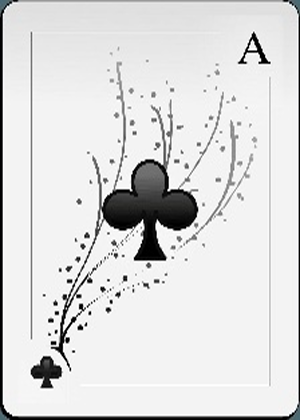
#> input picture Practica 3/reconocimiento_cartas/plantillas/revision/ace-of-clubs_3.png, 300 x 420 px, given as the content of the folder plantillas/valores, which was not available
$ python main.py --imagen plantillas/revision/ace-of-clubs_3.png
#> lines starting #> are read from the running program, lines starting #| are printed output that depends on the picture; after the words box and inside, x2 and y2 are one past the last pixel; in counts of white or black regions, pixels touching at a corner belong together
### Practica 3/reconocimiento_cartas/cartas.py
import glob
import os
import unicodedata
from dataclasses import dataclass
from typing import Dict, List, Optional, Tuple

import cv2
import numpy as np


ANCHO_CARTA, ALTO_CARTA = 300, 420
LADO_MAX_DETECCION = 1000
AREA_MIN_REL, AREA_MAX_REL = 0.004, 0.92
PROPORCION_CARTA = (1.0, 2.6)
PROPORCION_VISIBLE = (1.05, 2.20)
SATURACION_MAX_BLANCO = 80


EXTENSIONES_IMAGEN = (".jpg", ".jpeg", ".png", ".bmp", ".webp")
CONFIANZA_SUFICIENTE = 0.75
ANGULOS_TOLERANCIA = (-10, -5, 5, 10)
FRACCIONES_SEMILLA = (0.5, 0.65, 0.8)

REGIONES = [
    ((0.015, 0.20), (0.015, 0.30)),
    ((0.01, 0.27), (0.01, 0.36)),
    ((0.01, 0.15), (0.01, 0.27)),
    ((0.005, 0.25), (0.005, 0.34)),
    ((0.005, 0.30), (0.005, 0.40)),
]


ROI = ((0.01, 0.25), (0.01, 0.32))

TAM_VALOR = (50, 70)
TAM_PALO = (50, 50)

UMBRAL_VALOR = 0.45
UMBRAL_PALO = 0.45
PENALIZACION_COLOR = 0.12
SOLAPE_DUPLICADO = 0.5

METODOS = ("auto", "umbral", "blanco", "bordes")
PALOS = {
    "espadas": "Espadas",
    "corazones": "Corazones",
    "diamantes": "Diamantes",
    "treboles": "Tréboles",
}
PALOS_ROJOS = {"corazones", "diamantes"}
PALOS_NEGROS = {"espadas", "treboles"}


@dataclass
class Resultado:
    valor: str
    palo: str
    score_valor: float
    score_palo: float

    @property
    def valida(self) -> bool:
        return self.score_valor >= UMBRAL_VALOR and self.score_palo >= UMBRAL_PALO

    @property
    def nombre(self) -> str:
        return f"{self.valor} de {PALOS[self.palo]}"

    @property
    def clave(self) -> str:
        return f"{self.valor}-{self.palo}"


@dataclass
class Indice:
    img_valor: np.ndarray
    img_palo: np.ndarray
    rojo: bool
    roi: Tuple[int, int, int, int]
    binaria: np.ndarray


@dataclass
class Deteccion:
    cuad: np.ndarray
    carta: np.ndarray
    resultado: Optional[Resultado]


@dataclass
class Plantillas:
    valores: Dict[str, List[np.ndarray]]
    palos: Dict[str, List[np.ndarray]]


def sin_acentos(texto: str) -> str:
    return unicodedata.normalize("NFKD", texto).encode("ascii", "ignore").decode("ascii")


def normalizar_palo(texto: str) -> str:
    return sin_acentos(texto.strip().lower())


def _longitudes_lados(cuad) -> Tuple[float, ...]:
    p = np.asarray(cuad, dtype=np.float32).reshape(4, 2)
    return tuple(float(np.linalg.norm(p[(i + 1) % 4] - p[i])) for i in range(4))


# [16 lines left out: functions _proporcion, ordenar_vertices, not called in this run]


def _mascara(img: np.ndarray, metodo: str) -> np.ndarray:
    kernel = cv2.getStructuringElement(cv2.MORPH_ELLIPSE, (5, 5))

    if metodo == "umbral":
        gris = cv2.GaussianBlur(cv2.cvtColor(img, cv2.COLOR_BGR2GRAY), (5, 5), 0)
        _, mask = cv2.threshold(gris, 0, 255, cv2.THRESH_BINARY | cv2.THRESH_OTSU)

    elif metodo == "blanco":
        hsv = cv2.cvtColor(cv2.GaussianBlur(img, (5, 5), 0), cv2.COLOR_BGR2HSV)
        _, sat, val = cv2.split(hsv)
        umbral_v, _ = cv2.threshold(val, 0, 255, cv2.THRESH_BINARY | cv2.THRESH_OTSU)
        mask = ((val >= 0.85 * umbral_v) & (sat <= SATURACION_MAX_BLANCO)).astype(np.uint8) * 255

    elif metodo == "bordes":
        gris = cv2.GaussianBlur(cv2.cvtColor(img, cv2.COLOR_BGR2GRAY), (5, 5), 0)
        bordes = cv2.Canny(gris, 50, 150)
        mask = cv2.dilate(bordes, kernel, iterations=2)
        mask = cv2.morphologyEx(mask, cv2.MORPH_CLOSE, kernel, iterations=3)
        conts, _ = cv2.findContours(mask, cv2.RETR_EXTERNAL, cv2.CHAIN_APPROX_SIMPLE)
        mask = np.zeros_like(mask)
        if conts:
            cv2.drawContours(mask, conts, -1, 255, cv2.FILLED)
        return cv2.erode(mask, kernel, iterations=2)

    else:
        raise ValueError(f"Método '{metodo}' no válido. Opciones: {', '.join(METODOS)}")

    mask = cv2.morphologyEx(mask, cv2.MORPH_CLOSE, kernel, iterations=2)
    return cv2.morphologyEx(mask, cv2.MORPH_OPEN, kernel, iterations=2)


# [27 lines left out: functions _cuadrilatero, _cuadrilatero_valido, not called in this run]


def _cuadrilateros(mask: np.ndarray) -> List[np.ndarray]:
    alto, ancho = mask.shape[:2]
    area_img = alto * ancho
    conts, _ = cv2.findContours(mask, cv2.RETR_EXTERNAL, cv2.CHAIN_APPROX_SIMPLE)
    cuads = []
    for c in conts:
        area = cv2.contourArea(c)
        if not (AREA_MIN_REL * area_img <= area <= AREA_MAX_REL * area_img):
            continue
        cuad = _cuadrilatero_valido(c, area_img)
        if cuad is not None:
            cuads.append(cuad)
    return cuads


def detectar_cartas(img: np.ndarray, metodo: str = "auto") -> Tuple[List[np.ndarray], np.ndarray]:
    if img is None or not isinstance(img, np.ndarray) or img.size == 0:
        raise ValueError("La imagen de entrada está vacía o no es válida.")
    if img.ndim != 3 or img.shape[2] != 3:
        raise ValueError("La imagen debe ser BGR de 3 canales.")
    if metodo not in METODOS:
        raise ValueError(f"Método '{metodo}' no válido.")

    alto, ancho = img.shape[:2]
    escala = min(1.0, LADO_MAX_DETECCION / float(max(alto, ancho)))
    chica = cv2.resize(img, None, fx=escala, fy=escala, interpolation=cv2.INTER_AREA) if escala < 1.0 else img

    metodos = ("umbral", "blanco", "bordes") if metodo == "auto" else (metodo,)
    candidatos: List[np.ndarray] = []
    combinada = None

    for m in metodos:
        mask = _mascara(chica, m)
        combinada = mask.copy() if combinada is None else cv2.bitwise_or(combinada, mask)
        candidatos.extend(_cuadrilateros(mask))

    if escala < 1.0:
        candidatos = [c / escala for c in candidatos]

    return candidatos, combinada


# [52 lines left out: functions rectificar, _segmentar_valor_palo, not called in this run]


def _normalizar(binaria: np.ndarray, caja, tam) -> np.ndarray:
    x, y, w, h = caja
    return cv2.resize(binaria[y:y + h, x:x + w], tam, interpolation=cv2.INTER_AREA)


# [36 lines left out: functions _es_rojo, _indices, not called in this run]


def extraer_indice(carta: np.ndarray) -> Optional[Indice]:
    return next(_indices(carta), None)


def cargar_plantillas(carpeta: str = "plantillas") -> Plantillas:
    datos = {}
    for nombre, tam in (("valores", TAM_VALOR), ("palos", TAM_PALO)):
        grupo: Dict[str, List[np.ndarray]] = {}
        for ruta in sorted(glob.glob(os.path.join(carpeta, nombre, "*.png"))):
            img = cv2.imread(ruta, cv2.IMREAD_GRAYSCALE)
            if img is None:
                continue
            etiqueta = os.path.basename(ruta).split("_")[0]
            grupo.setdefault(etiqueta, []).append(cv2.resize(img, tam, interpolation=cv2.INTER_AREA))
        datos[nombre] = grupo
    if not datos["valores"] or not datos["palos"]:
        raise FileNotFoundError(f"No hay plantillas en '{carpeta}'.")
    return Plantillas(datos["valores"], datos["palos"])


# [28 lines left out: functions _correlaciones, _clasificar_indice, not called in this run]


def _confianza(res: Optional[Resultado]) -> float:
    return -1.0 if res is None else res.score_valor + res.score_palo


# [32 lines left out: functions _leer_carta, _evaluar, _solape, not called in this run]


def procesar_imagen(
    img: np.ndarray, plantillas: Plantillas, metodo: str = "auto"
) -> Tuple[List[Deteccion], np.ndarray]:
    candidatos, mascara = detectar_cartas(img, metodo)
    evaluadas = [_evaluar(img, c, plantillas) for c in candidatos]

    # [4 lines left out: function prioridad, not called in this run]

    finales: List[Deteccion] = []
    for det in sorted(evaluadas, key=prioridad):
        if any(_solape(det.cuad, e.cuad) > SOLAPE_DUPLICADO for e in finales):
            continue

        valida = det.resultado is not None and det.resultado.valida
        if not valida and not (PROPORCION_VISIBLE[0] <= _proporcion(det.cuad) <= PROPORCION_VISIBLE[1]):
            continue

        finales.append(det)

    alto = img.shape[0]
    finales.sort(key=lambda d: (int(d.cuad[:, 1].mean() // (0.25 * alto)), d.cuad[:, 0].mean()))
    return finales, mascara


# [7 lines left out: function _texto_con_borde, not called in this run]


def dibujar(img: np.ndarray, detecciones: List[Deteccion]) -> np.ndarray:
    salida = img.copy()
    for det in detecciones:
        pts = det.cuad.astype(np.int32)
        lado = min(
            np.linalg.norm(det.cuad[1] - det.cuad[0]),
            np.linalg.norm(det.cuad[2] - det.cuad[1]),
        )
        escala = float(np.clip(lado / 330.0, 0.4, 2.0))
        valida = det.resultado is not None and det.resultado.valida
        color = (0, 220, 0) if valida else (0, 0, 255)
        cv2.polylines(salida, [pts], True, color, max(2, int(round(3 * escala))), cv2.LINE_AA)
        texto = sin_acentos(det.resultado.nombre) if valida else "?"
        _texto_con_borde(salida, texto, det.cuad.mean(axis=0), escala, (0, 255, 255))
    return salida


# [33 lines left out: functions _pegar, vista_debug, not called in this run]

### Practica 3/reconocimiento_cartas/main.py
import argparse
import glob
import os
import sys
import time

import cv2

import cartas as ct


def mostrar(titulo, img):
    alto, ancho = img.shape[:2]
    k = min(1.0, 1200 / ancho, 760 / alto)
    if k < 1:
        img = cv2.resize(img, None, fx=k, fy=k, interpolation=cv2.INTER_AREA)
    cv2.imshow(titulo, img)
    return cv2.waitKey(0) & 0xFF


def procesar_archivo(ruta, plantillas, args):
    img = cv2.imread(ruta)
    if img is None:
        print(f"[!] No se pudo leer: {ruta}")
        return None

    t0 = time.perf_counter()
    detecciones, mascara = ct.procesar_imagen(img, plantillas, args.metodo)
    ms = (time.perf_counter() - t0) * 1000

    salida = ct.dibujar(img, detecciones)
    nombre = os.path.splitext(os.path.basename(ruta))[0]
    print(f"\n{os.path.basename(ruta)}  ->  {len(detecciones)} carta(s) detectada(s)  ({ms:.0f} ms)")
    for i, d in enumerate(detecciones, 1):
        r = d.resultado
        if r is not None and r.valida:
            print(f"  {i}. {r.nombre:<20} (valor {r.score_valor:.2f} | palo {r.score_palo:.2f})")
        elif r is not None:
            print(f"  {i}. Carta no reconocida (mejor lectura: {r.nombre}, "
                  f"valor {r.score_valor:.2f} | palo {r.score_palo:.2f})")
        else:
            print(f"  {i}. Carta no reconocida (no se pudo separar valor y palo de la esquina)")
    if not detecciones:
        print("  No se encontró ningún contorno con forma de carta. Prueba --metodo blanco o --metodo bordes,"
              " o usa --debug y revisa la máscara.")

    os.makedirs(args.salida, exist_ok=True)
    cv2.imwrite(os.path.join(args.salida, f"{nombre}_resultado.jpg"), salida)
    if args.debug:
        candidatos, _ = ct.detectar_cartas(img, args.metodo)
        vista = img.copy()
        for c in candidatos:
            cv2.polylines(vista, [c.astype("int32")], True, (0, 255, 255), max(2, img.shape[1] // 400), cv2.LINE_AA)
        cv2.imwrite(os.path.join(args.salida, f"{nombre}_candidatos.jpg"), vista)
        cv2.imwrite(os.path.join(args.salida, f"{nombre}_mascara.png"), mascara)
        cv2.imwrite(os.path.join(args.salida, f"{nombre}_debug.png"), ct.vista_debug(detecciones))
    return salida


def main():
    ap = argparse.ArgumentParser(
        description="Reconocimiento automático de cartas de baraja en imágenes (OpenCV).")
    fuente = ap.add_mutually_exclusive_group(required=True)
    fuente.add_argument("--imagen", help="ruta de una imagen")
    fuente.add_argument("--carpeta", help="carpeta con imágenes")
    ap.add_argument("--plantillas", default="plantillas", help="carpeta de plantillas (default: plantillas)")
    ap.add_argument("--salida", default="resultados", help="carpeta de salida (default: resultados)")
    ap.add_argument("--metodo", default="auto", choices=ct.METODOS,
                    help="detección de cartas: umbral (gris), blanco (HSV), bordes (Canny) o auto (las tres)")
    ap.add_argument("--umbral", type=float, default=None,
                    help="correlación mínima (0-1) para aceptar valor y palo (default: 0.45)")
    ap.add_argument("--debug", action="store_true",
                    help="guarda candidatos, máscara y recortes de la esquina")
    ap.add_argument("--sin-ventana", action="store_true", help="no abrir ventanas (solo guardar)")
    args = ap.parse_args()

    if args.umbral is not None:
        ct.UMBRAL_VALOR = ct.UMBRAL_PALO = args.umbral

    try:
        plantillas = ct.cargar_plantillas(args.plantillas)
    except FileNotFoundError as e:
        sys.exit(str(e))

    if args.imagen:
        rutas = [args.imagen]
    else:
        rutas = sorted(p for p in glob.glob(os.path.join(args.carpeta, "*"))
                       if p.lower().endswith(ct.EXTENSIONES_IMAGEN))
    if not rutas:
        sys.exit("No se encontraron imágenes.")

    for ruta in rutas:
        salida = procesar_archivo(ruta, plantillas, args)
#> in procesar_archivo, img is the input picture: shape (420, 300, 3); mean B, G, R 220.5, 220.5, 220.4
#> the loop in detectar_cartas, `for m in metodos:` made 3 passes
#> umbral_v in _mascara on pass 2: 151
#> pass 1, in _mascara, `gris = cv2.GaussianBlur(cv2.cvtColor(img, cv2.COLOR_BGR2GRAY), (5, 5),..`:
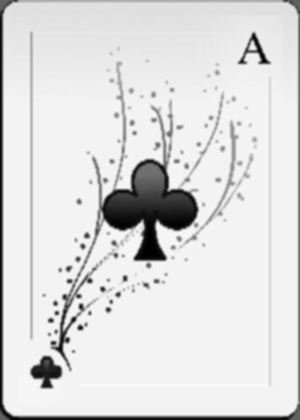
#> gris: shape (420, 300); min 0, max 250, mean 220.7
#> pass 1, in _mascara, `_, mask = cv2.threshold(gris, 0, 255, cv2.THRESH_BINARY | cv2.THRESH_O..`:
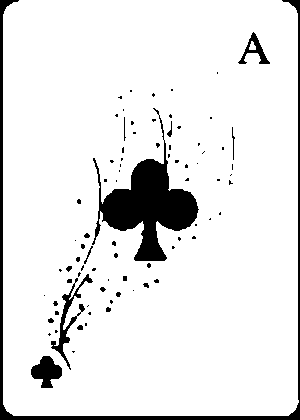
#> mask: shape (420, 300); 91% white; 83 black regions (65 under 20 px), largest, box (x1, y1, x2, y2) and area: (92, 108, 199, 261) 5424, (0, 0, 300, 420) 3523, (51, 274, 93, 370) 675
#> pass 1, in _mascara, `mask = cv2.morphologyEx(mask, cv2.MORPH_CLOSE, kernel, iterations=2)`:
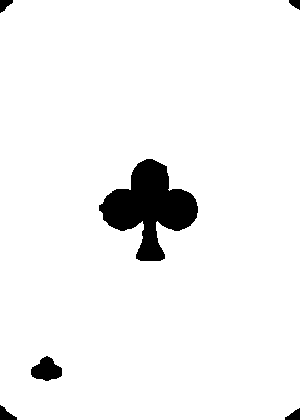
#> mask: shape (420, 300); 95.2% white; 6 black regions, box (x1, y1, x2, y2) and area: (99, 159, 198, 261) 5075, (31, 356, 62, 381) 510, (0, 405, 17, 420) 143, (285, 408, 300, 420) 110, (0, 0, 13, 13) 103, (289, 0, 300, 10) 75
#> after the loop in detectar_cartas, `for m in metodos:`: combinada: shape (420, 300); every value is 255
#> after the loop in detectar_cartas, `for m in metodos:`: candidatos = []
#| ace-of-clubs_3.png  ->  0 carta(s) detectada(s)  (51 ms)
        if salida is not None and not args.sin_ventana:
            if mostrar("Resultado (cualquier tecla = siguiente, ESC = salir)", salida) == 27:
#> (key Esc is pressed here)
                break
    if not args.sin_ventana:
        cv2.destroyAllWindows()
    print(f"\nResultados guardados en '{args.salida}/'")


if __name__ == "__main__":
    main()
